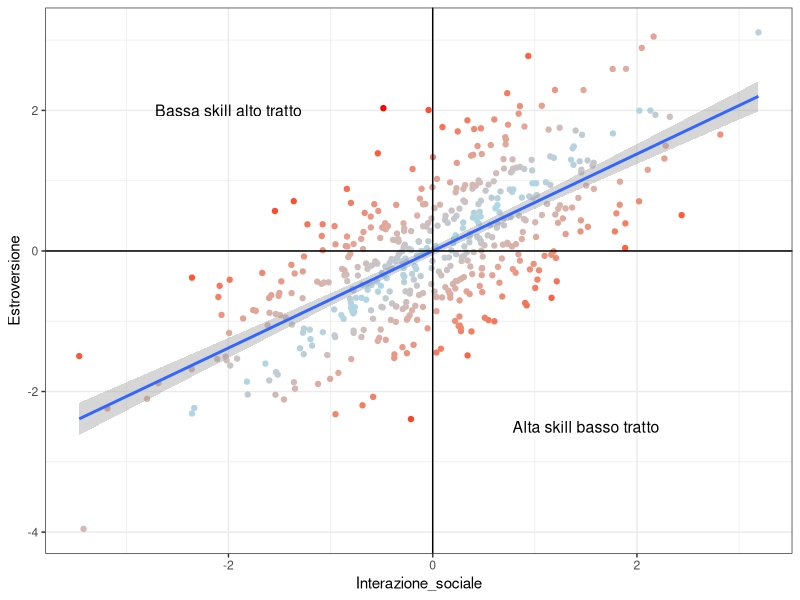

Here is the R script that generated this plot:
## ---- chunk 1
#| label: fig-diffCor
#| fig-cap: "Individui (in rosso) con differenti punteggi di skill e tratto data una correlazione di .69"
#| echo: false
#| 
d = MASS::mvrnorm(n = 500, mu = c(0,0), Sigma = matrix(c(1,.69,.69,1),ncol = 2),
                  empirical = TRUE)
d = data.frame(d)
colnames(d) = c("Interazione_sociale", "Estroversione")
d$diff <- abs(d$Interazione_sociale-d$Estroversione) 

ggplot2::ggplot(data = d, ggplot2::aes(x = Interazione_sociale,
                                       y = Estroversione,
                                       color = diff)) +
  ggplot2::geom_point() +
  ggplot2::geom_smooth(method = "lm") +
  ggplot2::scale_color_gradient(low="lightblue", high="red")+
  ggplot2::guides(color = FALSE) +
  ggplot2::geom_vline(xintercept = 0) +
  ggplot2::geom_hline(yintercept = 0) +
  ggplot2::annotate("text", x = 1.5, y = -2.5, label = "Alta skill basso tratto", size = 4, color = "black") +
  ggplot2::annotate("text", x = -2, y = 2, label = "Bassa skill alto tratto", size = 4, color = "black") +
  ggplot2::theme_bw()
